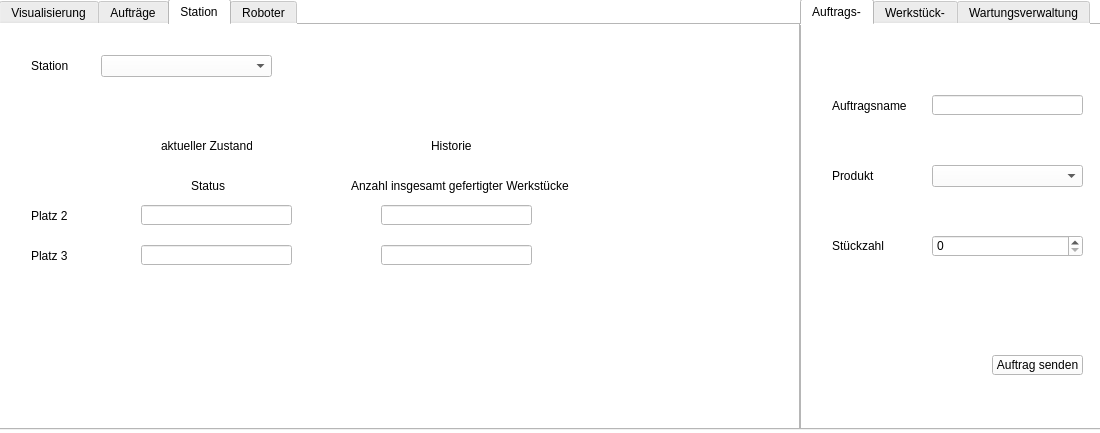
<?xml version="1.0" encoding="UTF-8"?>
<ui version="4.0">
 <class>MainWindow</class>
 <widget class="QMainWindow" name="MainWindow">
  <property name="geometry">
   <rect>
    <x>0</x>
    <y>0</y>
    <width>1100</width>
    <height>433</height>
   </rect>
  </property>
  <property name="font">
   <font>
    <family>Segoe UI</family>
   </font>
  </property>
  <property name="windowTitle">
   <string>MainWindow</string>
  </property>
  <widget class="QWidget" name="centralwidget">
   <property name="styleSheet">
    <string notr="true">background-color: rgb(255, 255, 255);</string>
   </property>
   <widget class="QTabWidget" name="tabWidget">
    <property name="geometry">
     <rect>
      <x>-1</x>
      <y>-1</y>
      <width>801</width>
      <height>431</height>
     </rect>
    </property>
    <property name="currentIndex">
     <number>2</number>
    </property>
    <widget class="QWidget" name="tab">
     <property name="styleSheet">
      <string notr="true"/>
     </property>
     <attribute name="title">
      <string>Visualisierung</string>
     </attribute>
     <widget class="Paint" name="textBrowser" native="true">
      <property name="enabled">
       <bool>false</bool>
      </property>
      <property name="geometry">
       <rect>
        <x>0</x>
        <y>0</y>
        <width>800</width>
        <height>400</height>
       </rect>
      </property>
      <property name="autoFillBackground">
       <bool>false</bool>
      </property>
      <property name="styleSheet">
       <string notr="true"/>
      </property>
     </widget>
    </widget>
    <widget class="QWidget" name="tab_2">
     <attribute name="title">
      <string>Aufträge</string>
     </attribute>
     <widget class="QComboBox" name="production_order_name_comboBox">
      <property name="geometry">
       <rect>
        <x>110</x>
        <y>40</y>
        <width>171</width>
        <height>22</height>
       </rect>
      </property>
     </widget>
     <widget class="QLabel" name="label_7">
      <property name="geometry">
       <rect>
        <x>10</x>
        <y>40</y>
        <width>81</width>
        <height>21</height>
       </rect>
      </property>
      <property name="text">
       <string>Auftragsname</string>
      </property>
     </widget>
     <widget class="QLabel" name="label_8">
      <property name="geometry">
       <rect>
        <x>450</x>
        <y>80</y>
        <width>81</width>
        <height>21</height>
       </rect>
      </property>
      <property name="text">
       <string>Auftragsstatus</string>
      </property>
     </widget>
     <widget class="QLineEdit" name="production_order_state_lineEdit">
      <property name="enabled">
       <bool>false</bool>
      </property>
      <property name="geometry">
       <rect>
        <x>550</x>
        <y>80</y>
        <width>151</width>
        <height>20</height>
       </rect>
      </property>
      <property name="text">
       <string/>
      </property>
     </widget>
     <widget class="QLabel" name="label_9">
      <property name="geometry">
       <rect>
        <x>450</x>
        <y>40</y>
        <width>51</width>
        <height>21</height>
       </rect>
      </property>
      <property name="text">
       <string>Produkt</string>
      </property>
     </widget>
     <widget class="QLineEdit" name="product_lineEdit">
      <property name="enabled">
       <bool>false</bool>
      </property>
      <property name="geometry">
       <rect>
        <x>550</x>
        <y>40</y>
        <width>151</width>
        <height>20</height>
       </rect>
      </property>
      <property name="text">
       <string/>
      </property>
     </widget>
     <widget class="QLabel" name="label_10">
      <property name="geometry">
       <rect>
        <x>120</x>
        <y>90</y>
        <width>121</width>
        <height>21</height>
       </rect>
      </property>
      <property name="text">
       <string>Werkstückeübersicht</string>
      </property>
     </widget>
     <widget class="QTableView" name="workpiece_tableView">
      <property name="geometry">
       <rect>
        <x>20</x>
        <y>130</y>
        <width>321</width>
        <height>251</height>
       </rect>
      </property>
     </widget>
     <widget class="QProgressBar" name="manufacturing_progressBar">
      <property name="geometry">
       <rect>
        <x>550</x>
        <y>120</y>
        <width>161</width>
        <height>23</height>
       </rect>
      </property>
      <property name="value">
       <number>24</number>
      </property>
     </widget>
     <widget class="QLabel" name="label_12">
      <property name="geometry">
       <rect>
        <x>450</x>
        <y>120</y>
        <width>91</width>
        <height>21</height>
       </rect>
      </property>
      <property name="text">
       <string>Fertigungsstand</string>
      </property>
     </widget>
    </widget>
    <widget class="QWidget" name="tab_6">
     <attribute name="title">
      <string>Station</string>
     </attribute>
     <widget class="QLabel" name="label_11">
      <property name="geometry">
       <rect>
        <x>30</x>
        <y>30</y>
        <width>51</width>
        <height>21</height>
       </rect>
      </property>
      <property name="text">
       <string>Station</string>
      </property>
     </widget>
     <widget class="QComboBox" name="station_comboBox">
      <property name="geometry">
       <rect>
        <x>100</x>
        <y>30</y>
        <width>171</width>
        <height>22</height>
       </rect>
      </property>
     </widget>
     <widget class="QLabel" name="label_14">
      <property name="geometry">
       <rect>
        <x>30</x>
        <y>180</y>
        <width>41</width>
        <height>21</height>
       </rect>
      </property>
      <property name="text">
       <string>Platz 2</string>
      </property>
     </widget>
     <widget class="QLineEdit" name="station_state_lineEdit_3">
      <property name="enabled">
       <bool>false</bool>
      </property>
      <property name="geometry">
       <rect>
        <x>140</x>
        <y>220</y>
        <width>151</width>
        <height>20</height>
       </rect>
      </property>
      <property name="text">
       <string/>
      </property>
     </widget>
     <widget class="QLabel" name="label_15">
      <property name="geometry">
       <rect>
        <x>30</x>
        <y>220</y>
        <width>41</width>
        <height>21</height>
       </rect>
      </property>
      <property name="text">
       <string>Platz 3</string>
      </property>
     </widget>
     <widget class="QLabel" name="label_16">
      <property name="geometry">
       <rect>
        <x>190</x>
        <y>150</y>
        <width>41</width>
        <height>21</height>
       </rect>
      </property>
      <property name="text">
       <string>Status</string>
      </property>
     </widget>
     <widget class="QLineEdit" name="station_state_lineEdit_2">
      <property name="enabled">
       <bool>false</bool>
      </property>
      <property name="geometry">
       <rect>
        <x>140</x>
        <y>180</y>
        <width>151</width>
        <height>20</height>
       </rect>
      </property>
      <property name="text">
       <string/>
      </property>
     </widget>
     <widget class="QLabel" name="label_17">
      <property name="geometry">
       <rect>
        <x>160</x>
        <y>110</y>
        <width>91</width>
        <height>21</height>
       </rect>
      </property>
      <property name="text">
       <string>aktueller Zustand</string>
      </property>
     </widget>
     <widget class="QLabel" name="label_18">
      <property name="geometry">
       <rect>
        <x>350</x>
        <y>150</y>
        <width>221</width>
        <height>21</height>
       </rect>
      </property>
      <property name="text">
       <string>Anzahl insgesamt gefertigter Werkstücke</string>
      </property>
     </widget>
     <widget class="QLabel" name="label_19">
      <property name="geometry">
       <rect>
        <x>430</x>
        <y>110</y>
        <width>51</width>
        <height>21</height>
       </rect>
      </property>
      <property name="text">
       <string>Historie</string>
      </property>
     </widget>
     <widget class="QLineEdit" name="production_order_state_lineEdit_5">
      <property name="enabled">
       <bool>false</bool>
      </property>
      <property name="geometry">
       <rect>
        <x>380</x>
        <y>180</y>
        <width>151</width>
        <height>20</height>
       </rect>
      </property>
      <property name="text">
       <string/>
      </property>
     </widget>
     <widget class="QLineEdit" name="production_order_state_lineEdit_6">
      <property name="enabled">
       <bool>false</bool>
      </property>
      <property name="geometry">
       <rect>
        <x>380</x>
        <y>220</y>
        <width>151</width>
        <height>20</height>
       </rect>
      </property>
      <property name="text">
       <string/>
      </property>
     </widget>
    </widget>
    <widget class="QWidget" name="tab_7">
     <attribute name="title">
      <string>Roboter</string>
     </attribute>
     <widget class="QLabel" name="label_13">
      <property name="geometry">
       <rect>
        <x>130</x>
        <y>50</y>
        <width>61</width>
        <height>21</height>
       </rect>
      </property>
      <property name="text">
       <string>Roboter 1</string>
      </property>
     </widget>
     <widget class="QProgressBar" name="progressBar_2">
      <property name="geometry">
       <rect>
        <x>110</x>
        <y>90</y>
        <width>121</width>
        <height>23</height>
       </rect>
      </property>
      <property name="value">
       <number>24</number>
      </property>
     </widget>
     <widget class="QLabel" name="label_20">
      <property name="geometry">
       <rect>
        <x>10</x>
        <y>90</y>
        <width>71</width>
        <height>21</height>
       </rect>
      </property>
      <property name="text">
       <string>Batteriestatus</string>
      </property>
     </widget>
     <widget class="QLineEdit" name="product_lineEdit_3">
      <property name="enabled">
       <bool>false</bool>
      </property>
      <property name="geometry">
       <rect>
        <x>110</x>
        <y>140</y>
        <width>111</width>
        <height>20</height>
       </rect>
      </property>
      <property name="text">
       <string/>
      </property>
     </widget>
     <widget class="QLabel" name="label_35">
      <property name="geometry">
       <rect>
        <x>10</x>
        <y>140</y>
        <width>51</width>
        <height>21</height>
       </rect>
      </property>
      <property name="text">
       <string>Zustand</string>
      </property>
     </widget>
     <widget class="QLineEdit" name="product_lineEdit_4">
      <property name="enabled">
       <bool>false</bool>
      </property>
      <property name="geometry">
       <rect>
        <x>110</x>
        <y>190</y>
        <width>111</width>
        <height>20</height>
       </rect>
      </property>
      <property name="text">
       <string/>
      </property>
     </widget>
     <widget class="QLabel" name="label_36">
      <property name="geometry">
       <rect>
        <x>10</x>
        <y>190</y>
        <width>61</width>
        <height>21</height>
       </rect>
      </property>
      <property name="text">
       <string>Auftragsart</string>
      </property>
     </widget>
     <widget class="QLineEdit" name="product_lineEdit_5">
      <property name="enabled">
       <bool>false</bool>
      </property>
      <property name="geometry">
       <rect>
        <x>290</x>
        <y>190</y>
        <width>111</width>
        <height>20</height>
       </rect>
      </property>
      <property name="text">
       <string/>
      </property>
     </widget>
     <widget class="QProgressBar" name="progressBar_5">
      <property name="geometry">
       <rect>
        <x>290</x>
        <y>90</y>
        <width>121</width>
        <height>23</height>
       </rect>
      </property>
      <property name="value">
       <number>24</number>
      </property>
     </widget>
     <widget class="QLineEdit" name="product_lineEdit_6">
      <property name="enabled">
       <bool>false</bool>
      </property>
      <property name="geometry">
       <rect>
        <x>290</x>
        <y>140</y>
        <width>111</width>
        <height>20</height>
       </rect>
      </property>
      <property name="text">
       <string/>
      </property>
     </widget>
     <widget class="QLabel" name="label_37">
      <property name="geometry">
       <rect>
        <x>310</x>
        <y>50</y>
        <width>61</width>
        <height>21</height>
       </rect>
      </property>
      <property name="text">
       <string>Roboter 2</string>
      </property>
     </widget>
     <widget class="QLineEdit" name="product_lineEdit_7">
      <property name="enabled">
       <bool>false</bool>
      </property>
      <property name="geometry">
       <rect>
        <x>470</x>
        <y>190</y>
        <width>111</width>
        <height>20</height>
       </rect>
      </property>
      <property name="text">
       <string/>
      </property>
     </widget>
     <widget class="QProgressBar" name="progressBar_6">
      <property name="geometry">
       <rect>
        <x>470</x>
        <y>90</y>
        <width>121</width>
        <height>23</height>
       </rect>
      </property>
      <property name="value">
       <number>24</number>
      </property>
     </widget>
     <widget class="QLineEdit" name="product_lineEdit_8">
      <property name="enabled">
       <bool>false</bool>
      </property>
      <property name="geometry">
       <rect>
        <x>470</x>
        <y>140</y>
        <width>111</width>
        <height>20</height>
       </rect>
      </property>
      <property name="text">
       <string/>
      </property>
     </widget>
     <widget class="QLabel" name="label_38">
      <property name="geometry">
       <rect>
        <x>490</x>
        <y>50</y>
        <width>61</width>
        <height>21</height>
       </rect>
      </property>
      <property name="text">
       <string>Roboter 3</string>
      </property>
     </widget>
     <widget class="QLineEdit" name="product_lineEdit_9">
      <property name="enabled">
       <bool>false</bool>
      </property>
      <property name="geometry">
       <rect>
        <x>640</x>
        <y>190</y>
        <width>111</width>
        <height>20</height>
       </rect>
      </property>
      <property name="text">
       <string/>
      </property>
     </widget>
     <widget class="QProgressBar" name="progressBar_7">
      <property name="geometry">
       <rect>
        <x>640</x>
        <y>90</y>
        <width>121</width>
        <height>23</height>
       </rect>
      </property>
      <property name="value">
       <number>24</number>
      </property>
     </widget>
     <widget class="QLineEdit" name="product_lineEdit_10">
      <property name="enabled">
       <bool>false</bool>
      </property>
      <property name="geometry">
       <rect>
        <x>640</x>
        <y>140</y>
        <width>111</width>
        <height>20</height>
       </rect>
      </property>
      <property name="text">
       <string/>
      </property>
     </widget>
     <widget class="QLabel" name="label_39">
      <property name="geometry">
       <rect>
        <x>660</x>
        <y>50</y>
        <width>61</width>
        <height>21</height>
       </rect>
      </property>
      <property name="text">
       <string>Roboter 4</string>
      </property>
     </widget>
     <widget class="QLineEdit" name="product_lineEdit_11">
      <property name="enabled">
       <bool>false</bool>
      </property>
      <property name="geometry">
       <rect>
        <x>110</x>
        <y>240</y>
        <width>111</width>
        <height>20</height>
       </rect>
      </property>
      <property name="text">
       <string/>
      </property>
     </widget>
     <widget class="QLabel" name="label_40">
      <property name="geometry">
       <rect>
        <x>10</x>
        <y>230</y>
        <width>81</width>
        <height>21</height>
       </rect>
      </property>
      <property name="text">
       <string>transportierte</string>
      </property>
     </widget>
     <widget class="QLineEdit" name="product_lineEdit_12">
      <property name="enabled">
       <bool>false</bool>
      </property>
      <property name="geometry">
       <rect>
        <x>470</x>
        <y>240</y>
        <width>111</width>
        <height>20</height>
       </rect>
      </property>
      <property name="text">
       <string/>
      </property>
     </widget>
     <widget class="QLineEdit" name="product_lineEdit_13">
      <property name="enabled">
       <bool>false</bool>
      </property>
      <property name="geometry">
       <rect>
        <x>640</x>
        <y>240</y>
        <width>111</width>
        <height>20</height>
       </rect>
      </property>
      <property name="text">
       <string/>
      </property>
     </widget>
     <widget class="QLineEdit" name="product_lineEdit_14">
      <property name="enabled">
       <bool>false</bool>
      </property>
      <property name="geometry">
       <rect>
        <x>290</x>
        <y>240</y>
        <width>111</width>
        <height>20</height>
       </rect>
      </property>
      <property name="text">
       <string/>
      </property>
     </widget>
     <widget class="QLabel" name="label_41">
      <property name="geometry">
       <rect>
        <x>10</x>
        <y>250</y>
        <width>71</width>
        <height>21</height>
       </rect>
      </property>
      <property name="text">
       <string>Werkstücke</string>
      </property>
     </widget>
    </widget>
   </widget>
   <widget class="QTabWidget" name="tabWidget_2">
    <property name="geometry">
     <rect>
      <x>800</x>
      <y>-1</y>
      <width>301</width>
      <height>431</height>
     </rect>
    </property>
    <property name="currentIndex">
     <number>0</number>
    </property>
    <widget class="QWidget" name="tab_3">
     <attribute name="title">
      <string>Auftrags-</string>
     </attribute>
     <widget class="QLineEdit" name="lineEdit">
      <property name="geometry">
       <rect>
        <x>130</x>
        <y>70</y>
        <width>151</width>
        <height>20</height>
       </rect>
      </property>
     </widget>
     <widget class="QLabel" name="label">
      <property name="geometry">
       <rect>
        <x>30</x>
        <y>70</y>
        <width>81</width>
        <height>21</height>
       </rect>
      </property>
      <property name="text">
       <string>Auftragsname</string>
      </property>
     </widget>
     <widget class="QLabel" name="label_2">
      <property name="geometry">
       <rect>
        <x>30</x>
        <y>140</y>
        <width>51</width>
        <height>21</height>
       </rect>
      </property>
      <property name="text">
       <string>Produkt</string>
      </property>
     </widget>
     <widget class="QComboBox" name="comboBox">
      <property name="geometry">
       <rect>
        <x>130</x>
        <y>140</y>
        <width>151</width>
        <height>22</height>
       </rect>
      </property>
     </widget>
     <widget class="QSpinBox" name="spinBox">
      <property name="geometry">
       <rect>
        <x>130</x>
        <y>210</y>
        <width>151</width>
        <height>22</height>
       </rect>
      </property>
     </widget>
     <widget class="QLabel" name="label_3">
      <property name="geometry">
       <rect>
        <x>30</x>
        <y>210</y>
        <width>61</width>
        <height>21</height>
       </rect>
      </property>
      <property name="text">
       <string>Stückzahl</string>
      </property>
     </widget>
     <widget class="QPushButton" name="pushButton">
      <property name="geometry">
       <rect>
        <x>190</x>
        <y>330</y>
        <width>91</width>
        <height>20</height>
       </rect>
      </property>
      <property name="text">
       <string>Auftrag senden</string>
      </property>
     </widget>
    </widget>
    <widget class="QWidget" name="tab_4">
     <attribute name="title">
      <string>Werkstück-</string>
     </attribute>
     <widget class="QLabel" name="label_6">
      <property name="geometry">
       <rect>
        <x>20</x>
        <y>240</y>
        <width>81</width>
        <height>21</height>
       </rect>
      </property>
      <property name="text">
       <string>Platz</string>
      </property>
     </widget>
     <widget class="QLabel" name="label_5">
      <property name="geometry">
       <rect>
        <x>20</x>
        <y>170</y>
        <width>81</width>
        <height>21</height>
       </rect>
      </property>
      <property name="text">
       <string>Station</string>
      </property>
     </widget>
     <widget class="QLabel" name="label_4">
      <property name="geometry">
       <rect>
        <x>20</x>
        <y>110</y>
        <width>81</width>
        <height>21</height>
       </rect>
      </property>
      <property name="text">
       <string>RFID</string>
      </property>
     </widget>
     <widget class="QComboBox" name="comboBox_3">
      <property name="geometry">
       <rect>
        <x>120</x>
        <y>170</y>
        <width>151</width>
        <height>22</height>
       </rect>
      </property>
     </widget>
     <widget class="QLineEdit" name="lineEdit_2">
      <property name="geometry">
       <rect>
        <x>120</x>
        <y>110</y>
        <width>151</width>
        <height>20</height>
       </rect>
      </property>
     </widget>
     <widget class="QComboBox" name="comboBox_4">
      <property name="geometry">
       <rect>
        <x>120</x>
        <y>240</y>
        <width>151</width>
        <height>22</height>
       </rect>
      </property>
     </widget>
     <widget class="QComboBox" name="comboBox_2">
      <property name="geometry">
       <rect>
        <x>10</x>
        <y>40</y>
        <width>101</width>
        <height>22</height>
       </rect>
      </property>
     </widget>
     <widget class="QPushButton" name="workpiece_pushButton">
      <property name="geometry">
       <rect>
        <x>160</x>
        <y>330</y>
        <width>121</width>
        <height>20</height>
       </rect>
      </property>
      <property name="text">
       <string>Auswahl bestätigen</string>
      </property>
     </widget>
    </widget>
    <widget class="QWidget" name="tab_5">
     <attribute name="title">
      <string>Wartungsverwaltung</string>
     </attribute>
     <widget class="QComboBox" name="comboBox_5">
      <property name="geometry">
       <rect>
        <x>70</x>
        <y>100</y>
        <width>151</width>
        <height>22</height>
       </rect>
      </property>
     </widget>
     <widget class="QComboBox" name="comboBox_6">
      <property name="geometry">
       <rect>
        <x>70</x>
        <y>160</y>
        <width>151</width>
        <height>22</height>
       </rect>
      </property>
     </widget>
     <widget class="QPushButton" name="pushButton_3">
      <property name="geometry">
       <rect>
        <x>100</x>
        <y>330</y>
        <width>181</width>
        <height>20</height>
       </rect>
      </property>
      <property name="text">
       <string/>
      </property>
     </widget>
    </widget>
   </widget>
  </widget>
 </widget>
 <customwidgets>
  <customwidget>
   <class>Paint</class>
   <extends>QWidget</extends>
   <header>paint.h</header>
  </customwidget>
 </customwidgets>
 <resources/>
 <connections/>
</ui>
